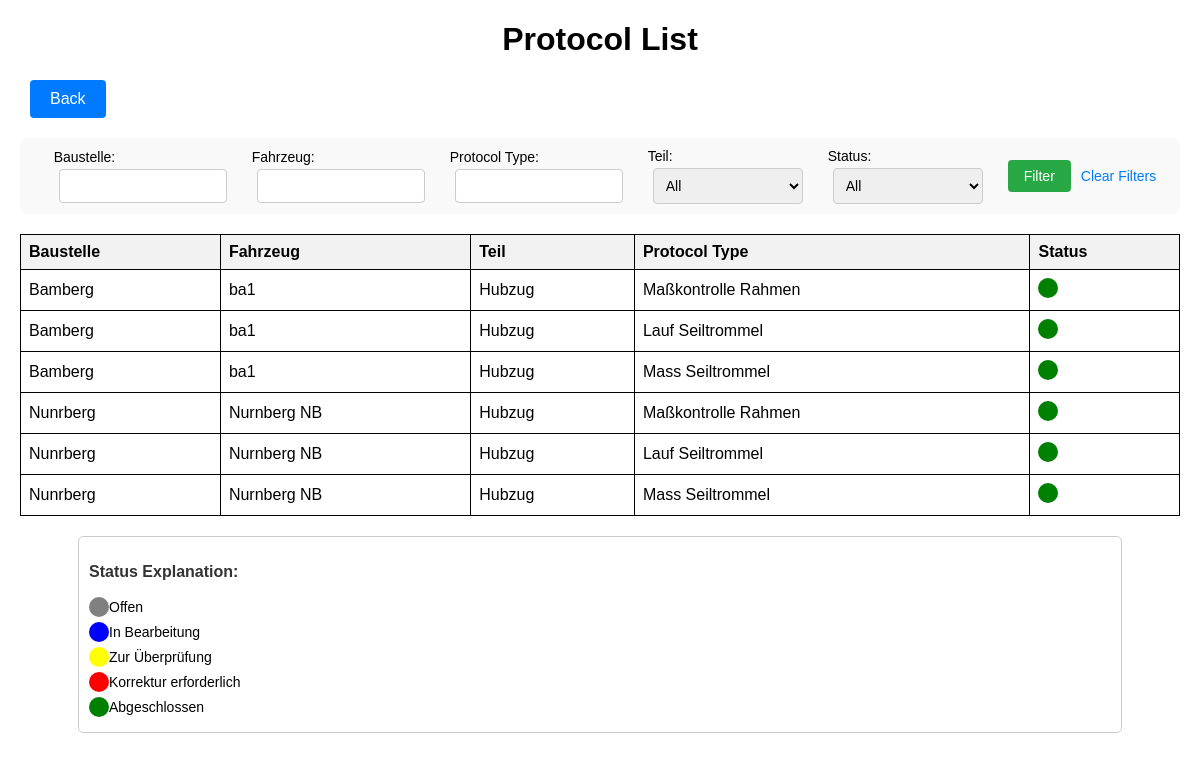
Screenshot of /protocol_list/ with the database file from the repository.
### myapp/models.py (models this page shows, shortened)
class newFahrzeug(models.Model):
    baustelle = models.ForeignKey(newBaustelle, on_delete = models.CASCADE)
    fahrzeugName = models.CharField(max_length=30)
    isVisible = models.BooleanField(default=False)
    hubzug = models.OneToOneField(newHubzug, on_delete=models.CASCADE, null=True, blank=True)

class newBaustelle(models.Model):
    baustelleName=models.CharField(max_length=30)
    def __str__(self):
        return self.baustelleName

class newHubzug(models.Model):
    protocol1 = models.ForeignKey(ProtocolHubzugLiftingHost, on_delete = models.CASCADE)
    protocol2 = models.ForeignKey(ProtocolHubzugLaufSeiltrommel, on_delete = models.CASCADE)
    protocol3 = models.ForeignKey(ProtocolHubzugMassSeiltrommel, on_delete = models.CASCADE)

### myapp/helper/modelsHelper.py (models this page shows)
class ProtocolHubzugLiftingHost(models.Model):
    isSaved = models.BooleanField(default=False)
    isClosed = models.BooleanField(default=False)
    isExported = models.BooleanField(default=False)
    isCorrecturNeeded = models.BooleanField(default=False)
    protocolName = models.CharField(max_length=255, default="Maßkontrolle Rahmen")
    drawing = models.TextField(verbose_name="Zeichnung-Nr / Drawing No.", null=True, blank=True)
    rev = models.TextField(verbose_name="Rev", null=True, blank=True)
    order = models.TextField(verbose_name="Auftragsnr. / Order No.", null=True, blank=True)
    order_sag = models.TextField(verbose_name="Auftragsnr.-SAG / Order No.-SAG", null=True, blank=True)
    device = models.TextField(verbose_name="Geräte-Nr. / Device No.", null=True, blank=True)
    hoist = models.TextField(verbose_name="Hubzug-Nr. / Hoist No.", null=True, blank=True)
    company = models.TextField(verbose_name="Firma / Company", null=True, blank=True)
    quantity = models.TextField(verbose_name="Stückzahl / Quantity", null=True, blank=True)
    check_size_1 = models.TextField(verbose_name="1. Horizontaler Abstand der Anschlussbohrungen* / Horizontal distance of connecting holes*", null=True, blank=True)
    check_size_2 = models.TextField(verbose_name="2. Vertikaler Abstand der Anschlussbohrungen / Vertical distance of connecting holes*", null=True, blank=True)
    check_size_3 = models.TextField(verbose_name="3. Durchmesser 1.Anschlussbohrung / Diameter of 1st connecting hole", null=True, blank=True)
    check_size_4 = models.TextField(verbose_name="4. Durchmesser 2. Anschlussbohrung / Diameter of 2nd connecting hole", null=True, blank=True)
    check_size_4a = models.TextField(verbose_name="4a. Abstand zwischen Gehäuseseiten* / Distance between the frame sides *", null=True, blank=True)
    check_size_5 = models.TextField(verbose_name="5. Horizontaler Abstand zu Lochkreismitte für Lageranbau* / Horizontal distance to centre of drum bearing*", null=True, blank=True)
    check_size_6 = models.TextField(verbose_name="6. Vertikaler Abstand zu Lochkreismitte für Lageranbau* / Vertical distance to centre of drum bearing*", null=True, blank=True)
    check_size_7 = models.TextField(verbose_name="7. Durchmesser der Lagerbohrung* / Diameter of the holes for the bearings*", null=True, blank=True)
    check_size_8 = models.TextField(verbose_name="8. Abstand zwischen Trommelachse und Bohrung für Klinke / Distance between centre of drum shaft and hole for catch lever", null=True, blank=True)
    check_size_9 = models.TextField(verbose_name="9. Abstand zwischen Trommelachse und Bohrung für Klinke / Distance between centre of drum shaft and hole for catch lever", null=True, blank=True)
    check_size_10 = models.TextField(verbose_name="10. Durchmesser der beiden Aufnahmebohrungen der Klinke / Diameter of both holes for the Catch lever", null=True, blank=True)
    position_tolerance_11 = models.TextField(verbose_name="11. Rechtwinkligkeit Trommellagerachse zu beiden Flächen der Seitenscheiben Pos. 1+2 / Right angle drum axle to both sides of the hoist frame Pos. 1 and Pos. 2", null=True, blank=True)
    miscellaneous = models.TextField(verbose_name="Sonstiges / Miscellaneous", blank=True, null=True)
    remark = models.TextField(verbose_name="Bemerkungen / Remarks", blank=True, null=True)
    measure = models.TextField(verbose_name="Messgerät / Measure tools", blank=True, null=True)
    date = models.CharField(verbose_name="Datum / Date", max_length=10, help_text="Format: dd.mm.yyyy", null=True, blank=True)
    inspector = models.CharField(verbose_name="Prüfer / Inspector", max_length=20, null=True, blank=True)
    department = models.TextField(verbose_name="Abteilung / Department", blank=True, null=True)
    last_changer = models.CharField(verbose_name="Last modified by", max_length=100, blank=True, null=True)
    baustelle = models.CharField(verbose_name="Baustelle", max_length=100, blank=True, null=True)

class ProtocolHubzugLaufSeiltrommel(models.Model):
    isSaved = models.BooleanField(default=False)
    isClosed = models.BooleanField(default=False)
    isExported = models.BooleanField(default=False)
    isCorrecturNeeded = models.BooleanField(default=False)
    protocolName  = models.CharField(max_length=255, default="Lauf Seiltrommel")
    drawing = models.TextField(verbose_name="Zeichnung-Nr / Drawing No.", null=True, blank=True)
    rev = models.TextField(verbose_name="Rev", null=True, blank=True)
    order = models.TextField(verbose_name="Auftragsnr. / Order No.", null=True, blank=True)
    order_sag = models.TextField(verbose_name="Auftragsnr.-SAG / Order No.-SAG", null=True, blank=True)
    component = models.TextField(verbose_name="Benennung/Component", null=True, blank=True)
    company = models.TextField(verbose_name="Firma / Company", null=True, blank=True)
    quantity = models.TextField(verbose_name="Stückzahl / Quantity", null=True, blank=True)
    baustelle = models.TextField(verbose_name="Baustelle", null=True, blank=True)
    check_size_1 = models.TextField(verbose_name="1. Horizontaler Abstand der Anschlussbohrungen* / Horizontal distance of connecting holes*", null=True, blank=True)
    check_size_2 = models.TextField(verbose_name="2. Vertikaler Abstand der Anschlussbohrungen / Vertical distance of connecting holes*", null=True, blank=True)
    check_size_3 = models.TextField(verbose_name="3. Durchmesser 1.Anschlussbohrung / Diameter of 1st connecting hole", null=True, blank=True)
    check_size_4 = models.TextField(verbose_name="4. Durchmesser 2. Anschlussbohrung / Diameter of 2nd connecting hole", null=True, blank=True)
    check_size_5 = models.TextField(verbose_name="5. Horizontaler Abstand zu Lochkreismitte für Lageranbau* / Horizontal distance to centre of drum bearing*", null=True, blank=True)
    check_size_6 = models.TextField(verbose_name="6. Vertikaler Abstand zu Lochkreismitte für Lageranbau* / Vertical distance to centre of drum bearing*", null=True, blank=True)
    check_size_7 = models.TextField(verbose_name="7. Durchmesser der Lagerbohrung* / Diameter of the holes for the bearings*", null=True, blank=True)
    check_size_8 = models.TextField(verbose_name="8. Abstand zwischen Trommelachse und Bohrung für Klinke / Distance between centre of drum shaft and hole for catch lever", null=True, blank=True)
    check_size_9 = models.TextField(verbose_name="9. Abstand zwischen Trommelachse und Bohrung für Klinke / Distance between centre of drum shaft and hole for catch lever", null=True, blank=True)
    miscellaneous = models.TextField(verbose_name="Sonstiges / Miscellaneous", blank=True, null=True)
    remark = models.TextField(verbose_name="Bemerkungen / Remarks", blank=True, null=True)
    date = models.CharField(verbose_name="Datum / Date", max_length=10, help_text="Format: dd.mm.yyyy", null=True, blank=True)
    inspector = models.CharField(verbose_name="Prüfer / Inspector", max_length=20, null=True, blank=True)
    department = models.TextField(verbose_name="Abteilung / Department", blank=True, null=True)
    last_changer = models.CharField(verbose_name="Last modified by", max_length=100, blank=True, null=True)

class ProtocolHubzugMassSeiltrommel(models.Model):
    isSaved = models.BooleanField(default=False)
    isClosed = models.BooleanField(default=False)
    isExported = models.BooleanField(default=False)
    isCorrecturNeeded = models.BooleanField(default=False)
    protocolName  = models.CharField(max_length=255, default="Mass Seiltrommel")
    drawing = models.TextField(verbose_name="Zeichnung-Nr / Drawing No.", null=True, blank=True)
    rev = models.TextField(verbose_name="Rev", null=True, blank=True)
    order = models.TextField(verbose_name="Auftragsnr. / Order No.", null=True, blank=True)
    order_sag = models.TextField(verbose_name="Auftragsnr.-SAG / Order No.-SAG", null=True, blank=True)
    device = models.TextField(verbose_name="Device", null=True, blank=True)
    component = models.TextField(verbose_name="Benennung/Component", null=True, blank=True)
    company = models.TextField(verbose_name="Firma / Company", null=True, blank=True)
    quantity = models.TextField(verbose_name="Stückzahl / Quantity", null=True, blank=True)
    baustelle = models.TextField(verbose_name="Baustelle", null=True, blank=True)
    check_size_1 = models.TextField(verbose_name="1. Horizontaler Abstand der Anschlussbohrungen* / Horizontal distance of connecting holes*", null=True, blank=True)
    check_size_2 = models.TextField(verbose_name="2. Vertikaler Abstand der Anschlussbohrungen / Vertical distance of connecting holes*", null=True, blank=True)
    check_size_3 = models.TextField(verbose_name="3. Durchmesser 1.Anschlussbohrung / Diameter of 1st connecting hole", null=True, blank=True)
    check_size_4 = models.TextField(verbose_name="4. Durchmesser 2. Anschlussbohrung / Diameter of 2nd connecting hole", null=True, blank=True)
    check_size_5 = models.TextField(verbose_name="5. Horizontaler Abstand zu Lochkreismitte für Lageranbau* / Horizontal distance to centre of drum bearing*", null=True, blank=True)
    check_size_6 = models.TextField(verbose_name="6. Vertikaler Abstand zu Lochkreismitte für Lageranbau* / Vertical distance to centre of drum bearing*", null=True, blank=True)
    check_size_7 = models.TextField(verbose_name="7. Durchmesser der Lagerbohrung* / Diameter of the holes for the bearings*", null=True, blank=True)
    check_size_8 = models.TextField(verbose_name="8. Abstand zwischen Trommelachse und Bohrung für Klinke / Distance between centre of drum shaft and hole for catch lever", null=True, blank=True)
    check_size_9 = models.TextField(verbose_name="9. Abstand zwischen Trommelachse und Bohrung für Klinke / Distance between centre of drum shaft and hole for catch lever", null=True, blank=True)
    check_size_10 = models.TextField(verbose_name="9. Abstand zwischen Trommelachse und Bohrung für Klinke / Distance between centre of drum shaft and hole for catch lever", null=True, blank=True)
    check_size_11 = models.TextField(verbose_name="9. Abstand zwischen Trommelachse und Bohrung für Klinke / Distance between centre of drum shaft and hole for catch lever", null=True, blank=True)
    check_size_12 = models.TextField(verbose_name="9. Abstand zwischen Trommelachse und Bohrung für Klinke / Distance between centre of drum shaft and hole for catch lever", null=True, blank=True)
    check_size_13 = models.TextField(verbose_name="9. Abstand zwischen Trommelachse und Bohrung für Klinke / Distance between centre of drum shaft and hole for catch lever", null=True, blank=True)
    miscellaneous = models.TextField(verbose_name="Sonstiges / Miscellaneous", blank=True, null=True)
    remark = models.TextField(verbose_name="Bemerkungen / Remarks", blank=True, null=True)
    date = models.CharField(verbose_name="Datum / Date", max_length=10, help_text="Format: dd.mm.yyyy", null=True, blank=True)
    inspector = models.CharField(verbose_name="Prüfer / Inspector", max_length=20, null=True, blank=True)
    measure = models.CharField(verbose_name="Measure", max_length=20, null=True, blank=True)
    department = models.TextField(verbose_name="Abteilung / Department", blank=True, null=True)
    last_changer = models.CharField(verbose_name="Last modified by", max_length=100, blank=True, null=True)

### myapp/views.py (the view, shortened to what this page needs)
# urls.py: path('protocol_list/', views.protocol_list, name='protocol_list'),
def protocol_list(request):
    protocols = newFahrzeug.objects.all()
    filter_form = ProtocolFilterForm(request.GET or None)
    return render(request, 'protocol_list.html', {'protocols': protocols, 'filter_form': filter_form})

### templates/protocol_list.html (shortened to what this page needs)
<!DOCTYPE html>
{% load static %}
<html lang="en">
<head>
    <link rel="stylesheet" href="{% static 'myapp/protocol_list.css' %}">
</head>
<body>
    <h1>Protocol List</h1>
    <a href='/userView/' class="back-button">Back</a>
    <form method="get">
        {{ filter_form.as_p }}
        <button type="submit">Filter</button>
        <a href="{% url 'protocol_list' %}">Clear Filters</a>
    </form>
    <table>
        <thead>
            <tr>
                <th>Baustelle</th>
                <th>Fahrzeug</th>
                <th>Teil</th>
                <th>Protocol Type</th>
                <th>Status</th>
            </tr>
        </thead>
        <tbody>
            {% for protocol in protocols %}
                <tr>
                    <td>{{ protocol.baustelle }}</td>
                    <td>{{ protocol.fahrzeugName }}</td>
                    <td>Hubzug</td>
                    <td>{{ protocol.hubzug.protocol1.protocolName }}</td>
                    <td>
                        {% if protocol.hubzug.protocol1.isExported %}
                            <div class="circle green"></div>
                        {% elif protocol.hubzug.protocol1.isClosed %}
                            <div class="circle yellow"></div>
                        {% elif protocol.hubzug.protocol1.isSaved %}
                            <div class="circle blue"></div>
                        {% else %}
                            <div class="circle gray"></div>
                        {% endif %}
                    </td>
                </tr>
                <tr>
                    <td>{{ protocol.baustelle }}</td>
                    <td>{{ protocol.fahrzeugName }}</td>
                    <td>Hubzug</td>
                    <td>{{ protocol.hubzug.protocol2.protocolName }}</td>
                    <td>
                        {% if protocol.hubzug.protocol2.isExported %}
                            <div class="circle green"></div>
                        {% elif protocol.hubzug.protocol2.isClosed %}
                            <div class="circle yellow"></div>
                        {% elif protocol.hubzug.protocol2.isSaved %}
                            <div class="circle blue"></div>
                        {% else %}
                            <div class="circle gray"></div>
                        {% endif %}
                    </td>
                </tr>
                <tr>
                    <td>{{ protocol.baustelle }}</td>
                    <td>{{ protocol.fahrzeugName }}</td>
                    <td>Hubzug</td>
                    <td>{{ protocol.hubzug.protocol3.protocolName }}</td>
                    <td>
                        {% if protocol.hubzug.protocol3.isExported %}
                            <div class="circle green"></div>
                        {% elif protocol.hubzug.protocol3.isClosed %}
                            <div class="circle yellow"></div>
                        {% elif protocol.hubzug.protocol3.isSaved %}
                            <div class="circle blue"></div>
                        {% else %}
                            <div class="circle gray"></div>
                        {% endif %}
                    </td>
                </tr>
            {% endfor %}
        </tbody>
    </table>
    <div class="color-legend">
        <h3>Status Explanation:</h3>
        <ul>
          <li><div class="circle gray"></div> Offen</li>
          <li><div class="circle blue"></div> In Bearbeitung</li>
          <li><div class="circle yellow"></div> Zur Überprüfung</li>
          <li><div class="circle red"></div> Korrektur erforderlich</li>
          <li><div class="circle green"></div> Abgeschlossen</li>
        </ul>
      </div>
</body>
</html>

### rows the page displays
newFahrzeug: baustelle "Bamberg", fahrzeugName "ba1", hubzug.protocol1.protocolName "Maßkontrolle Rahmen", hubzug.protocol2.protocolName "Lauf Seiltrommel", hubzug.protocol3.protocolName "Mass Seiltrommel"
newFahrzeug: baustelle "Nunrberg", fahrzeugName "Nurnberg NB", hubzug.protocol1.protocolName "Maßkontrolle Rahmen", hubzug.protocol2.protocolName "Lauf Seiltrommel", hubzug.protocol3.protocolName "Mass Seiltrommel"
